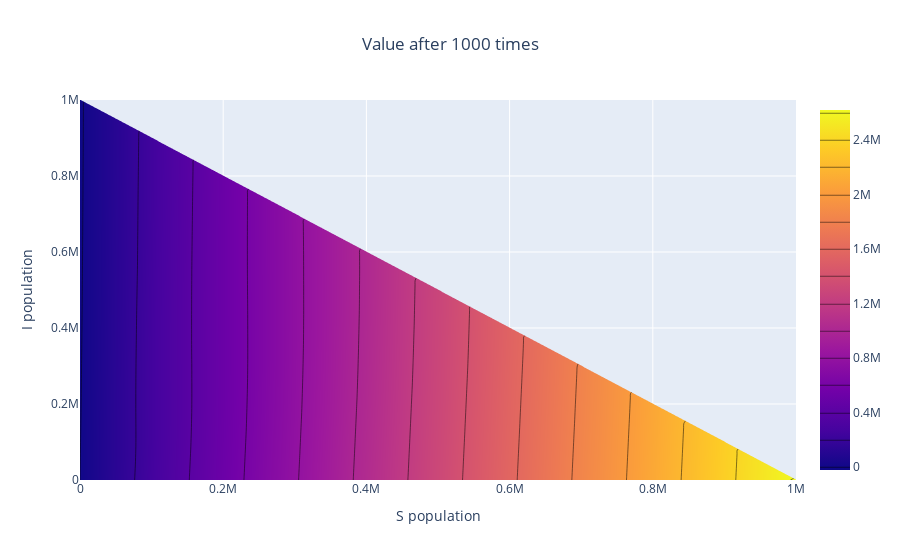

Notebook cell for this chart:
### Code cell
fig = go.Figure(data =
    go.Contour(
        z=-vf,
        x=S,
        y=I,
        contours_coloring='heatmap'
    ))

fig.update_layout(
    title ={
        'text': "Value after 1000 times",
        'x': 0.5,
        'xanchor': 'center',
        },
    xaxis_title = "S population",
    yaxis_title = "I population",
)

fig.show()
